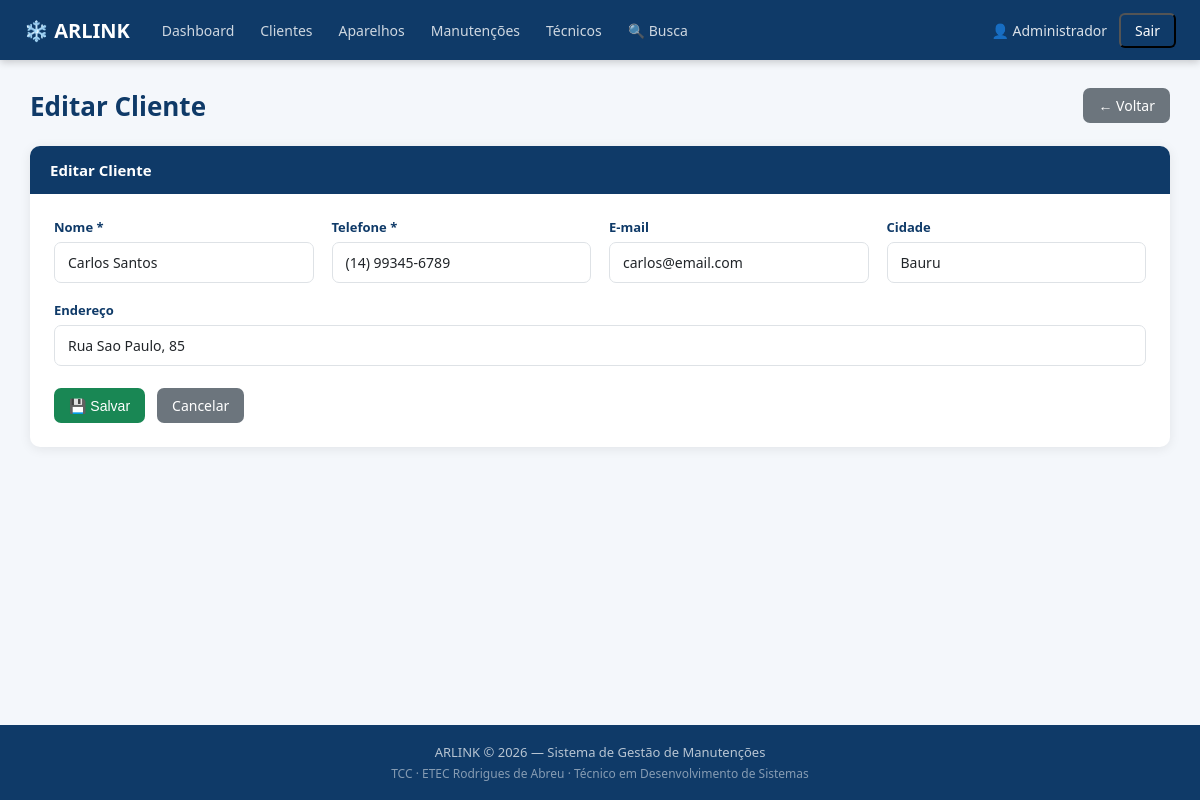
Screenshot of /cliente_form.php?id=3 (signed in) with the database file from the repository.
### tables this page shows
CREATE TABLE IF NOT EXISTS clientes (
  id INT AUTO_INCREMENT PRIMARY KEY,
  nome VARCHAR(100) NOT NULL,
  telefone VARCHAR(20) NOT NULL,
  email VARCHAR(100),
  endereco VARCHAR(200),
  cidade VARCHAR(80),
  criado_em TIMESTAMP DEFAULT CURRENT_TIMESTAMP
);

### cliente_form.php (the view, shortened to what this page needs)
<?php
require_once 'includes/conexao.php';
$id=$_GET['id']??0; $id=(int)$id; $editar=$id>0;
$titulo=$editar?'Editar Cliente':'Novo Cliente';
$d=['nome'=>'','telefone'=>'','email'=>'','endereco'=>'','cidade'=>'']; $erro='';
if ($editar) {
  $st=mysqli_prepare($conexao,"SELECT * FROM clientes WHERE id=? LIMIT 1");
  mysqli_stmt_bind_param($st,'i',$id); mysqli_stmt_execute($st);
  $d=mysqli_fetch_assoc(mysqli_stmt_get_result($st));
}
require_once 'includes/header.php';
?>
<div class="container">
  <div class="page-topo"><div><h1><?php echo $titulo; ?></h1></div><a href="clientes.php" class="btn btn-cinza">← Voltar</a></div>
  <div class="card"><div class="card-header"><?php echo $titulo; ?></div><div class="card-body">
    <form method="POST"><input type="hidden" name="csrf_token" value="<?php echo htmlspecialchars(token_formulario()); ?>"><div class="form-grid">
      <div class="form-group"><label>Nome *</label><input type="text" name="nome" value="<?php echo htmlspecialchars($d['nome']); ?>" required autofocus></div>
      <div class="form-group"><label>Telefone *</label><input type="tel" name="telefone" value="<?php echo htmlspecialchars($d['telefone']); ?>" placeholder="(14) 99999-9999" required></div>
      <div class="form-group"><label>E-mail</label><input type="email" name="email" value="<?php echo htmlspecialchars($d['email']); ?>"></div>
      <div class="form-group"><label>Cidade</label><input type="text" name="cidade" value="<?php echo htmlspecialchars($d['cidade']); ?>"></div>
      <div class="form-group full"><label>Endereço</label><input type="text" name="endereco" value="<?php echo htmlspecialchars($d['endereco']); ?>" placeholder="Rua, número, bairro"></div>
    </div>
    <div class="form-acoes"><button type="submit" class="btn btn-verde">💾 Salvar</button><a href="clientes.php" class="btn btn-cinza">Cancelar</a></div>
    </form>
  </div></div>
</div>
<?php require_once 'includes/footer.php'; ?>

### assets/css/style.css (style rules this page uses)
*,*::before,*::after { box-sizing:border-box;margin:0;padding:0 }
:root { --azul:#1e6fb5;--azul-escuro:#0f3a68;--azul-claro:#e8f1fb; --verde:#198754;--vermelho:#dc3545;--amarelo:#ffc107;--cinza:#6c757d; --borda:#dee2e6;--fundo:#f4f7fb;--branco:#fff;--texto:#212529; --texto-sub:#6c757d;--sombra:0 2px 12px rgba(0,0,0,.08);--radius:10px; }
body { font-family:'Segoe UI',Arial,sans-serif;background:var(--fundo);color:var(--texto);min-height:100vh;display:flex;flex-direction:column }
a { color:var(--azul);text-decoration:none }
.container { width:95%;max-width:1280px;margin:28px auto;flex:1 }
.page-topo { display:flex;justify-content:space-between;align-items:flex-start;margin-bottom:22px;flex-wrap:wrap;gap:12px }
.page-topo h1 { font-size:26px;color:var(--azul-escuro) }
.card { background:var(--branco);border-radius:var(--radius);box-shadow:var(--sombra);overflow:hidden;margin-bottom:20px }
.card-header { background:var(--azul-escuro);color:#fff;padding:14px 20px;font-size:15px;font-weight:600 }
.card-body { padding:24px }
.btn { display:inline-flex;align-items:center;gap:6px;padding:8px 15px;border-radius:7px;font-size:14px;font-weight:500;cursor:pointer;border:none;text-decoration:none;transition:opacity .2s,transform .1s;white-space:nowrap }
.btn-verde { background:var(--verde);color:#fff }
.btn-cinza { background:var(--cinza);color:#fff }
.form-grid { display:grid;grid-template-columns:repeat(auto-fit,minmax(250px,1fr));gap:18px }
.form-group { display:flex;flex-direction:column;gap:6px }
.form-group.full { grid-column:1/-1 }
label { font-size:13px;font-weight:600;color:var(--azul-escuro) }
input[type=text],input[type=email],input[type=date],input[type=number],input[type=tel],input[type=password],select,textarea { padding:10px 13px;border:1px solid var(--borda);border-radius:7px;font-size:14px; font-family:inherit;background:#fff;color:var(--texto);transition:border-color .2s,box-shadow .2s;width:100% }
.form-acoes { display:flex;gap:12px;margin-top:22px;flex-wrap:wrap }

### rows the page displays
clientes: nome "Carlos Santos", telefone "(14) 99345-6789", email "carlos@email.com", cidade "Bauru", endereco "Rua Sao Paulo, 85"

### other values shown
$label "Dashboard"
$label "Clientes"
$label "Aparelhos"
$label "Manutenções"
$label "Técnicos"
$label "🔍 Busca"
$_SESSION['tecnico_nome'] "Administrador"
$titulo "Editar Cliente"
